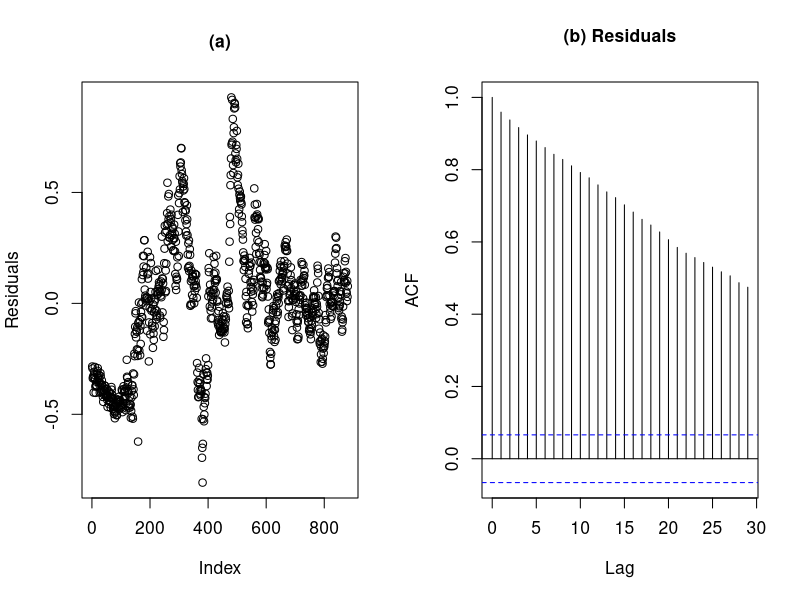

Write the R code that produced this figure.
#  Example 13.8 and Figure 13.11

dat = read.table(file="WeekInt.txt",header=T)
attach(dat)
cm10_dif = diff( cm10 )
aaa_dif = diff( aaa )
cm30_dif = diff( cm30 )

fit1 = lm(aaa_dif~cm10_dif+cm30_dif)
fit2 = lm(aaa~cm10+cm30)

summary(fit1)
summary(fit2)

postscript("WeekIntNoDifResid.ps",height=3.5,width=7)     #  Figure 13.11
par(mfrow=c(1,2),cex.axis=1.05,cex.lab=1.05,lwd=1,cex.main=1.05)
plot(residuals(fit2),ylab="Residuals",main="(a)")
acf(residuals(fit2),main="(b) Residuals")
graphics.off()





